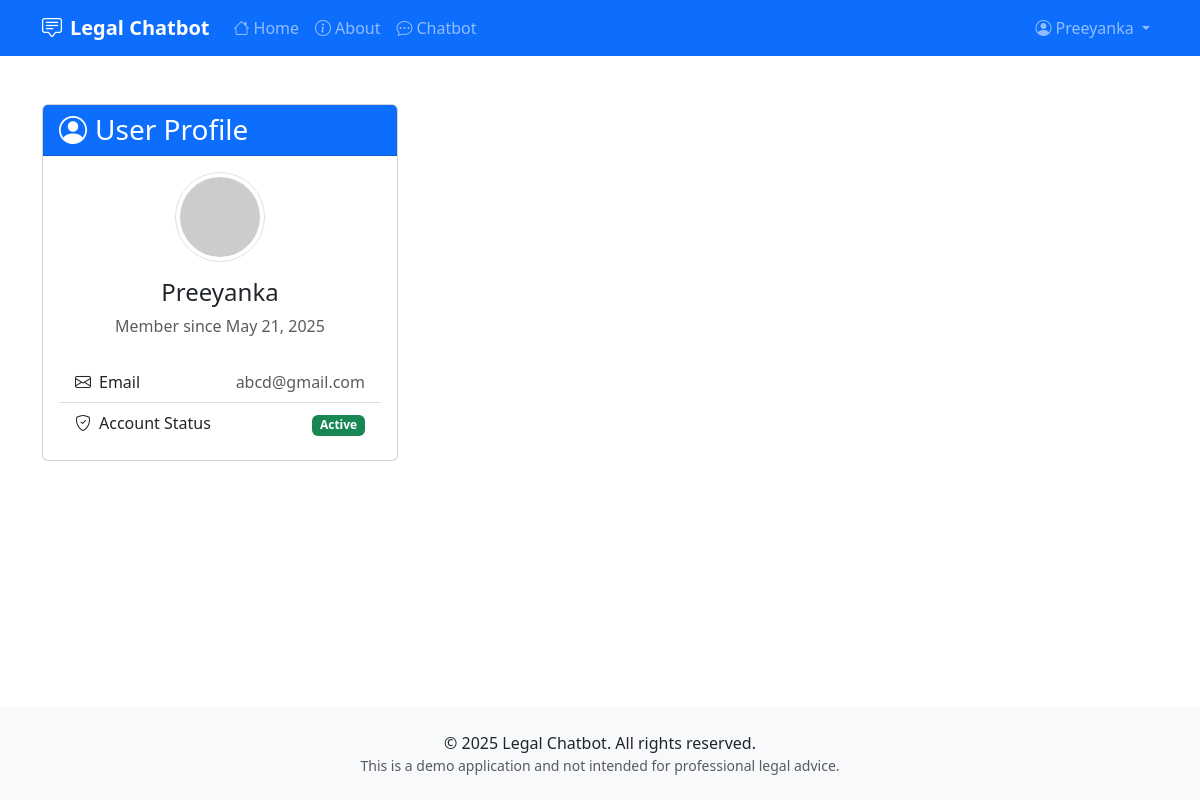
Screenshot of /profile (signed in) with the database file from the repository.
### main.py (models this page shows)
class User(Base):
    __tablename__ = "users"
    id = Column(Integer, primary_key=True, index=True)
    username = Column(String, unique=True, index=True)
    email = Column(String, unique=True, index=True)
    hashed_password = Column(String)
    is_active = Column(Boolean, default=True)
    full_name = Column(String, nullable=True)
    phone = Column(String, nullable=True)
    created_at = Column(DateTime, default=datetime.utcnow)
    chat_messages = relationship("ChatMessage", back_populates="user")

### main.py (the view)
@app.get("/profile", response_class=HTMLResponse)
async def profile(request: Request, db: Session = Depends(get_db)):
    user = get_cookie_user(request, db)
    if not user:
        return RedirectResponse(url="/login", status_code=status.HTTP_303_SEE_OTHER)
    chat_history = db.query(ChatMessage).filter(ChatMessage.user_id == user.id).order_by(ChatMessage.timestamp).all()
    return templates.TemplateResponse("profile.html", {"request": request, "user": user, "chat_history": chat_history})

### templates/profile.html (shortened to what this page needs)
{% extends "base.html" %}
{% block content %}
<div class="row">
    <div class="col-lg-4">
        <div class="card mb-4">
            <div class="card-header bg-primary text-white">
                <h3 class="mb-0"><i class="bi bi-person-circle me-2"></i>User Profile</h3>
            </div>
            <div class="card-body">
                <div class="text-center mb-4">
                    <img src="https://ui-avatars.com/api/?name={{ user.username }}&background=random&size=128" class="rounded-circle img-thumbnail" alt="{{ user.username }}">
                    <h4 class="mt-3">{{ user.username }}</h4>
                    <p class="text-muted">Member since {{ user.created_at.strftime('%B %d, %Y') }}</p>
                </div>
                <ul class="list-group list-group-flush">
                    <li class="list-group-item d-flex justify-content-between align-items-center">
                        <span><i class="bi bi-envelope me-2"></i>Email</span>
                        <span class="text-muted">{{ user.email }}</span>
                    </li>
                    <li class="list-group-item d-flex justify-content-between align-items-center">
                        <span><i class="bi bi-shield-check me-2"></i>Account Status</span>
                        <span class="text-muted">
                            {% if user.is_active %}
                            <span class="badge bg-success">Active</span>
                            {% else %}
                            <span class="badge bg-danger">Inactive</span>
                            {% endif %}
                        </span>
                    </li>
                </ul>
            </div>
        </div>
    </div>
</div>
{% endblock %}

### templates/base.html (shortened to what this page needs)
<!DOCTYPE html>
<html lang="en">
<head>
    <link href="https://cdn.jsdelivr.net/npm/bootstrap@5.3.0-alpha1/dist/css/bootstrap.min.css" rel="stylesheet">
    <link href="https://cdn.jsdelivr.net/npm/bootstrap-icons@1.10.0/font/bootstrap-icons.css" rel="stylesheet">
</head>
<body>
    <nav class="navbar navbar-expand-lg navbar-dark bg-primary">
        <div class="container">
            <a class="navbar-brand" href="/">
                <i class="bi bi-chat-square-text me-2"></i>Legal Chatbot
            </a>
            <div class="collapse navbar-collapse" id="navbarNav">
                <ul class="navbar-nav me-auto">
                    <li class="nav-item">
                        <a class="nav-link" href="/"><i class="bi bi-house me-1"></i>Home</a>
                    </li>
                    <li class="nav-item">
                        <a class="nav-link" href="/about"><i class="bi bi-info-circle me-1"></i>About</a>
                    </li>
                    {% if user %}
                    <li class="nav-item">
                        <a class="nav-link" href="/chatbot"><i class="bi bi-chat-dots me-1"></i>Chatbot</a>
                    </li>
                    {% endif %}
                </ul>
                <ul class="navbar-nav">
                    {% if user %}
                    <li class="nav-item dropdown">
                        <a class="nav-link dropdown-toggle" href="#" id="navbarDropdown" role="button" data-bs-toggle="dropdown">
                            <i class="bi bi-person-circle me-1"></i>{{ user.username }}
                        </a>
                    </li>
                    {% endif %}
                </ul>
            </div>
        </div>
    </nav>
    <main class="py-5">
        <div class="container">
            {% block content %}{% endblock %}
        </div>
    </main>
    <footer class="text-center py-4 bg-light">
        <div class="container">
            <p class="mb-0">&copy; 2025 Legal Chatbot. All rights reserved.</p>
            <p class="small text-muted mb-0">This is a demo application and not intended for professional legal advice.</p>
        </div>
    </footer>
</body>
</html>

### templates/base.html (style rules this page uses)
body { min-height: 100vh; display: flex; flex-direction: column; }
main { flex: 1; }
.navbar-brand { font-weight: bold; }
footer { margin-top: auto; padding: 1rem 0; background-color: #f8f9fa; }

### rows the page displays
User: username "Preeyanka", created_at "May 21, 2025", email "abcd@gmail.com"
